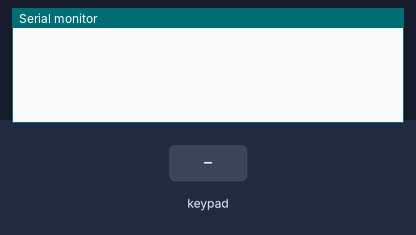
Bench run of a sketch on a simulated Arduino Uno, built with avr-gcc and run on an emulated ATmega328P. On the bench: the last lines printed to the serial monitor. The test bench sets the inputs (shaded band).

Above: at 1.2 s.
1.3 s: key '1' pressed
At 2.2 s:
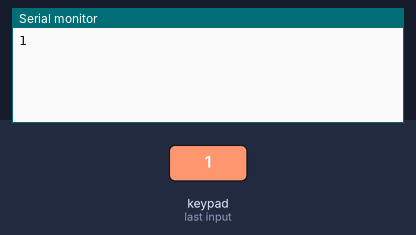
2.8 s: keypad keys 1 3 1 2 1 1 1 0 # pressed 0.4 s apart
At 7.1 s:
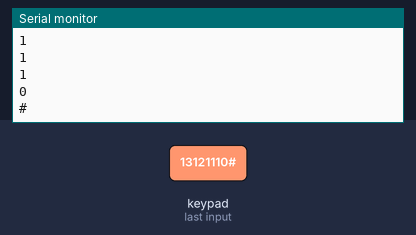
7.9 s: key 'A' pressed
At 8.4 s:
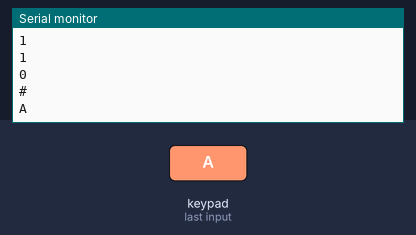
9.4 s: keypad keys 1 3 1 2 1 1 1 0 * pressed 0.4 s apart
At 13.3 s:
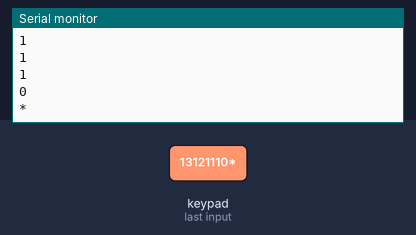
14.5 s: key 'B' pressed
At 15.7 s:
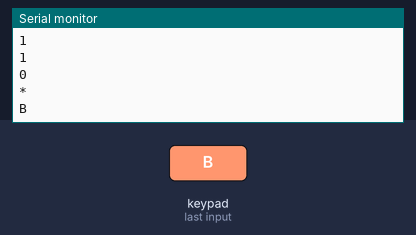
16.0 s: keypad keys 1 3 1 2 1 1 1 0 D pressed 0.4 s apart
At 20.6 s:
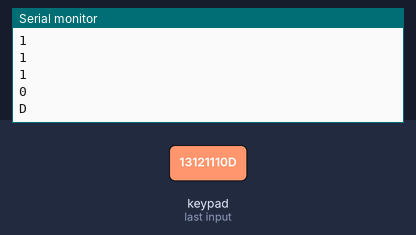
Timing chart, 0 to 22.1 s (numbered marks = the images above; inputs shaded):
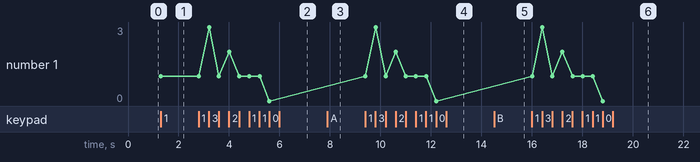

Measured:
- after the input at 1.3 s, the serial monitor: prints a new line at once (image 1)
- after the input at 2.8 s, the serial monitor: prints a new line after 0.41 s (image 2)
- after the input at 7.9 s, the serial monitor: prints a new line at once (image 3)
- after the input at 9.4 s, the serial monitor: prints a new line at once (image 4)
- after the input at 14.5 s, the serial monitor: prints a new line at once (image 5)
- after the input at 16.0 s, the serial monitor: prints a new line at once (image 6)
- plotted number 1: 1 → 0 after the input at 2.8 s

The sketch:

keypad_4x4.ino
```cpp
#include <Keypad.h>

const int ROW_NUM = 4; //four rows
const int COLUMN_NUM = 4; //four columns

char keys[ROW_NUM][COLUMN_NUM] = {
  {'1','2','3', 'A'},
  {'4','5','6', 'B'},
  {'7','8','9', 'C'},
  {'*','0','#', 'D'}
};

byte pin_rows[ROW_NUM] = {13, 12, 11, 10}; //connect to the row pinouts of the keypad
byte pin_columns[COLUMN_NUM] = {8, 7, 6, 5}; //connect to the column pinouts of the keypad

Keypad keypad = Keypad( makeKeymap(keys), pin_rows, pin_columns, ROW_NUM, COLUMN_NUM );

void setup(){
  Serial.begin(9600);
}

void loop(){
  char key = keypad.getKey();

  if (key){
    Serial.println(key);
  }
}
```
